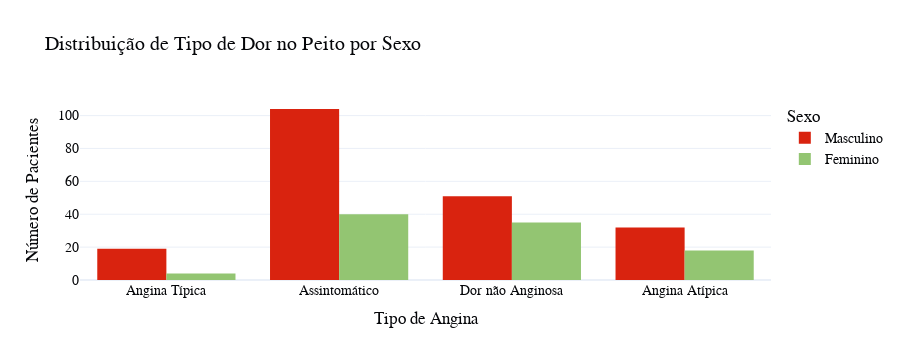

The code cell stored with this chart in its notebook:
### Code cell
sex_map = {1: 'Masculino', 0: 'Feminino'}

df['sex_labels'] = df['sex'].map(sex_map)

# Histograma

cp_sex = px.histogram(

    df,
    x = 'cp_labels',
    color = 'sex_labels',
    barmode = 'group',  # para barras agrupadas, use barmode='stack' se quiser empilhadas
    title="Distribuição de Tipo de Dor no Peito por Sexo",
    labels={'sex_labels': 'Sexo', 'cp_labels': 'Tipo de Angina', 'count': 'Número de Pacientes'},

    # Cores

    color_discrete_map={'Masculino': color_pal[3], 'Feminino': color_pal[4]}
)

# Layout

cp_sex.update_layout(

    font=dict(family ='Fira Code, sans-serif', color = color_pal[0], size=14),
    title_font= dict(size = 20, color = color_pal[0]),
    
    xaxis_title='Tipo de Angina',
    yaxis_title='Número de Pacientes',
    legend_title='Sexo',
    template='plotly_white',
 

)


cp_sex.show()

### Figure 1 — Plotly figure (JSON) as saved in the notebook; plotly's stock layout.template omitted (floating-point values rounded to 4 significant figures; data arrays with more than 128 entries replaced by an {"elided": "..."} marker saying what was removed)
{"data": [{"alignmentgroup": "True", "bingroup": "x", "hovertemplate": "Sexo=Masculino<br>Tipo de Angina=%{x}<br>count=%{y}<extra></extra>", "legendgroup": "Masculino", "marker": {"color": "#D9230F", "pattern": {"shape": ""}}, "name": "Masculino", "offsetgroup": "Masculino", "orientation": "v", "showlegend": true, "type": "histogram", "x": {"elided": "206 str values"}, "xaxis": "x", "yaxis": "y"}, {"alignmentgroup": "True", "bingroup": "x", "hovertemplate": "Sexo=Feminino<br>Tipo de Angina=%{x}<br>count=%{y}<extra></extra>", "legendgroup": "Feminino", "marker": {"color": "#93C572", "pattern": {"shape": ""}}, "name": "Feminino", "offsetgroup": "Feminino", "orientation": "v", "showlegend": true, "type": "histogram", "x": ["Angina Atípica", "Assintomático", "Assintomático", "Angina Atípica", "Dor não Anginosa", "Angina Típica", "Dor não Anginosa", "Dor não Anginosa", "Angina Típica", "Angina Típica", "Assintomático", "Angina Atípica", "Assintomático", "Dor não Anginosa", "Angina Atípica", "Assintomático", "Dor não Anginosa", "Dor não Anginosa", "Dor não Anginosa", "Dor não Anginosa", "Dor não Anginosa", "Assintomático", "Dor não Anginosa", "Assintomático", "Dor não Anginosa", "Assintomático", "Dor não Anginosa", "Dor não Anginosa", "Assintomático", "Assintomático", "Dor não Anginosa", "Assintomático", "Assintomático", "Dor não Anginosa", "Assintomático", "Assintomático", "Angina Atípica", "Assintomático", "Assintomático", "Dor não Anginosa", "Angina Atípica", "Dor não Anginosa", "Assintomático", "Dor não Anginosa", "Dor não Anginosa", "Assintomático", "Angina Atípica", "Angina Atípica", "Assintomático", "Assintomático", "Assintomático", "Assintomático", "Angina Atípica", "Assintomático", "Dor não Anginosa", "Assintomático", "Angina Atípica", "Assintomático", "Assintomático", "Dor não Anginosa", "Assintomático", "Dor não Anginosa", "Assintomático", "Angina Atípica", "Assintomático", "Assintomático", "Dor não Anginosa", "Dor não Anginosa", "Dor não Anginosa", "Assintomático", "Angina Atípica", "Dor não Anginosa", "Dor não Anginosa", "Assintomático", "Angina Atípica", "Dor não Anginosa", "Angina Atípica", "Angina Atípica", "Assintomático", "Dor não Anginosa", "Dor não Anginosa", "Dor não Anginosa", "Assintomático", "Dor não Anginosa", "Dor não Anginosa", "Angina Atípica", "Angina Típica", "Assintomático", "Dor não Anginosa", "Dor não Anginosa", "Assintomático", "Assintomático", "Assintomático", "Angina Atípica", "Assintomático", "Assintomático", "Angina Atípica"], "xaxis": "x", "yaxis": "y"}], "layout": {"barmode": "group", "font": {"color": "#050609", "family": "Fira Code, sans-serif", "size": 14}, "height": 360, "legend": {"title": {"text": "Sexo"}, "tracegroupgap": 0}, "title": {"font": {"color": "#050609", "size": 20}, "text": "Distribuição de Tipo de Dor no Peito por Sexo"}, "xaxis": {"anchor": "y", "autorange": true, "domain": [0, 1], "range": [-0.5, 3.5], "title": {"text": "Tipo de Angina"}, "type": "category"}, "yaxis": {"anchor": "x", "autorange": true, "domain": [0, 1], "range": [0, 109.5], "title": {"text": "Número de Pacientes"}}}}
